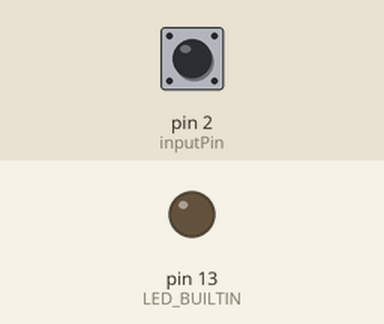
Recording of a sketch running on a simulated Arduino Uno, built with avr-gcc and run on an emulated ATmega328P. Parts: output pins drawn as LEDs (lit = HIGH). Dashed ring = blinking. The inputs (shaded band) are chosen by the test bench; at power-on: pin 2 (inputPin) LOW. What the sketch prints to the serial monitor is not drawn.

Above: at 1.2 s.
1.3 s: pin 2 (inputPin) driven HIGH
At 1.7 s:
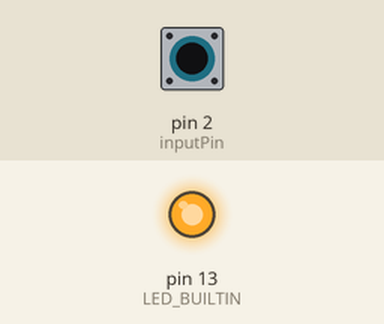
2.8 s: pin 2 (inputPin) driven LOW
At 4.0 s:
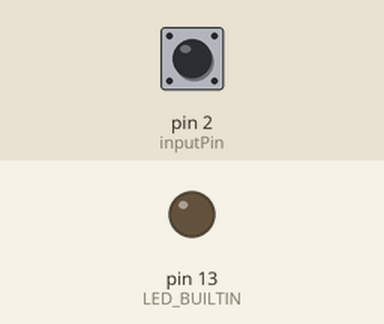
5.8 s: pin 2 (inputPin) pulsed HIGH 2 times (0.12 s each, 0.3 s apart)
At 5.86 s:
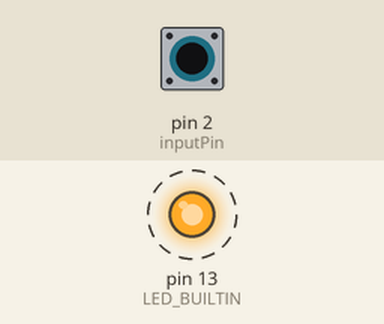
7.9 s: pin 2 (inputPin) pulsed HIGH 5 times (0.12 s each, 0.3 s apart)
At 10.6 s:
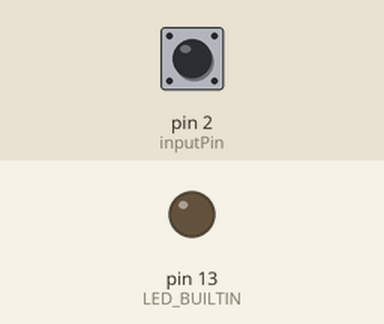
Timing chart, 0 to 11.9 s (numbered marks = the images above; inputs shaded):
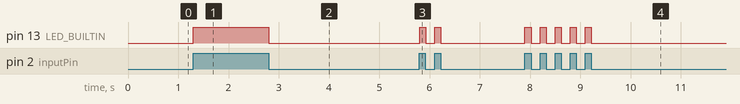

The sketch:

5_1.ino
```cpp
const int inputPin = 2;

void setup(){
    pinMode(LED_BUILTIN, OUTPUT);
    pinMode(inputPin, INPUT);
    Serial.begin(9600);
}

void loop(){
    int val = digitalRead(inputPin);
    if(val == HIGH){
        digitalWrite(LED_BUILTIN, HIGH);

        Serial.print("HIGH");

    }
    else{
        digitalWrite(LED_BUILTIN, LOW);
        Serial.print("LOW");

    }

}
```

Measured:
- after the input at 1.3 s, pin 13 (LED_BUILTIN): LOW → HIGH at once
- after the input at 2.8 s, pin 13 (LED_BUILTIN): HIGH → LOW at once
- after the input at 5.8 s, pin 13 (LED_BUILTIN): alternates HIGH for 0.12 s and LOW for 0.18 s, 4 changes in all, then stays LOW, starting at once
- after the input at 7.9 s, pin 13 (LED_BUILTIN): alternates HIGH for 0.12 s and LOW for 0.18 s, 10 changes in all, then stays LOW, starting at once
